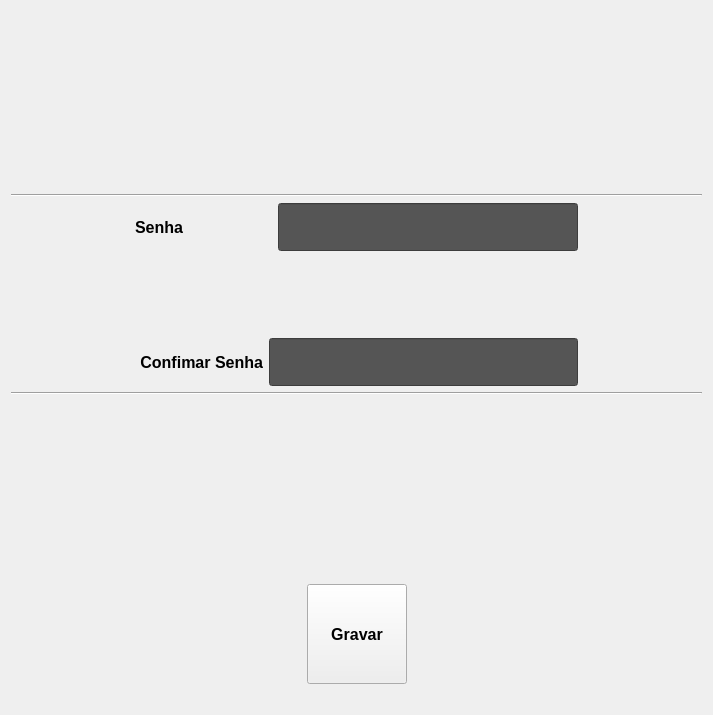
<?xml version="1.0" encoding="UTF-8"?>
<ui version="4.0">
 <class>FormFirstAccess</class>
 <widget class="QWidget" name="FormFirstAccess">
  <property name="geometry">
   <rect>
    <x>0</x>
    <y>0</y>
    <width>713</width>
    <height>715</height>
   </rect>
  </property>
  <property name="windowTitle">
   <string>Form</string>
  </property>
  <layout class="QHBoxLayout" name="horizontalLayout_5">
   <item>
    <layout class="QVBoxLayout" name="verticalLayout_2">
     <item>
      <spacer name="verticalSpacer_2">
       <property name="orientation">
        <enum>Qt::Vertical</enum>
       </property>
       <property name="sizeHint" stdset="0">
        <size>
         <width>20</width>
         <height>40</height>
        </size>
       </property>
      </spacer>
     </item>
     <item>
      <widget class="Line" name="line">
       <property name="orientation">
        <enum>Qt::Horizontal</enum>
       </property>
      </widget>
     </item>
     <item>
      <layout class="QHBoxLayout" name="horizontalLayout_4">
       <item>
        <spacer name="horizontalSpacer_6">
         <property name="orientation">
          <enum>Qt::Horizontal</enum>
         </property>
         <property name="sizeHint" stdset="0">
          <size>
           <width>40</width>
           <height>20</height>
          </size>
         </property>
        </spacer>
       </item>
       <item>
        <layout class="QVBoxLayout" name="verticalLayout">
         <item>
          <layout class="QHBoxLayout" name="horizontalLayout_2">
           <item>
            <widget class="QLabel" name="label_2">
             <property name="minimumSize">
              <size>
               <width>120</width>
               <height>48</height>
              </size>
             </property>
             <property name="maximumSize">
              <size>
               <width>150</width>
               <height>48</height>
              </size>
             </property>
             <property name="font">
              <font>
               <pointsize>12</pointsize>
               <weight>75</weight>
               <bold>true</bold>
              </font>
             </property>
             <property name="text">
              <string>Senha                    </string>
             </property>
             <property name="alignment">
              <set>Qt::AlignLeading|Qt::AlignLeft|Qt::AlignVCenter</set>
             </property>
            </widget>
           </item>
           <item>
            <widget class="QLineEdit" name="le_password">
             <property name="enabled">
              <bool>false</bool>
             </property>
             <property name="minimumSize">
              <size>
               <width>300</width>
               <height>48</height>
              </size>
             </property>
             <property name="font">
              <font>
               <pointsize>15</pointsize>
              </font>
             </property>
             <property name="styleSheet">
              <string notr="true">background-color: rgb(85, 85, 85);
color: rgb(255, 255, 255);</string>
             </property>
             <property name="text">
              <string/>
             </property>
             <property name="maxLength">
              <number>16</number>
             </property>
             <property name="echoMode">
              <enum>QLineEdit::Password</enum>
             </property>
             <property name="alignment">
              <set>Qt::AlignCenter</set>
             </property>
             <property name="readOnly">
              <bool>true</bool>
             </property>
            </widget>
           </item>
          </layout>
         </item>
         <item>
          <spacer name="verticalSpacer_4">
           <property name="orientation">
            <enum>Qt::Vertical</enum>
           </property>
           <property name="sizeType">
            <enum>QSizePolicy::Expanding</enum>
           </property>
           <property name="sizeHint" stdset="0">
            <size>
             <width>20</width>
             <height>5</height>
            </size>
           </property>
          </spacer>
         </item>
         <item>
          <layout class="QHBoxLayout" name="horizontalLayout_3">
           <item>
            <widget class="QLabel" name="label_3">
             <property name="minimumSize">
              <size>
               <width>120</width>
               <height>48</height>
              </size>
             </property>
             <property name="maximumSize">
              <size>
               <width>150</width>
               <height>48</height>
              </size>
             </property>
             <property name="font">
              <font>
               <pointsize>12</pointsize>
               <weight>75</weight>
               <bold>true</bold>
              </font>
             </property>
             <property name="text">
              <string> Confimar Senha</string>
             </property>
             <property name="alignment">
              <set>Qt::AlignRight|Qt::AlignTrailing|Qt::AlignVCenter</set>
             </property>
            </widget>
           </item>
           <item>
            <widget class="QLineEdit" name="le_password_confirm">
             <property name="enabled">
              <bool>false</bool>
             </property>
             <property name="minimumSize">
              <size>
               <width>300</width>
               <height>48</height>
              </size>
             </property>
             <property name="font">
              <font>
               <pointsize>15</pointsize>
              </font>
             </property>
             <property name="styleSheet">
              <string notr="true">background-color: rgb(85, 85, 85);
color: rgb(255, 255, 255);</string>
             </property>
             <property name="text">
              <string/>
             </property>
             <property name="maxLength">
              <number>16</number>
             </property>
             <property name="echoMode">
              <enum>QLineEdit::Password</enum>
             </property>
             <property name="alignment">
              <set>Qt::AlignCenter</set>
             </property>
             <property name="readOnly">
              <bool>true</bool>
             </property>
            </widget>
           </item>
          </layout>
         </item>
        </layout>
       </item>
       <item>
        <spacer name="horizontalSpacer_7">
         <property name="orientation">
          <enum>Qt::Horizontal</enum>
         </property>
         <property name="sizeType">
          <enum>QSizePolicy::Expanding</enum>
         </property>
         <property name="sizeHint" stdset="0">
          <size>
           <width>40</width>
           <height>20</height>
          </size>
         </property>
        </spacer>
       </item>
      </layout>
     </item>
     <item>
      <widget class="Line" name="line_2">
       <property name="orientation">
        <enum>Qt::Horizontal</enum>
       </property>
      </widget>
     </item>
     <item>
      <spacer name="verticalSpacer_3">
       <property name="orientation">
        <enum>Qt::Vertical</enum>
       </property>
       <property name="sizeHint" stdset="0">
        <size>
         <width>20</width>
         <height>40</height>
        </size>
       </property>
      </spacer>
     </item>
     <item>
      <layout class="QHBoxLayout" name="horizontalLayout">
       <item>
        <spacer name="horizontalSpacer_4">
         <property name="orientation">
          <enum>Qt::Horizontal</enum>
         </property>
         <property name="sizeHint" stdset="0">
          <size>
           <width>40</width>
           <height>20</height>
          </size>
         </property>
        </spacer>
       </item>
       <item>
        <widget class="ButtonBeR" name="btn_save">
         <property name="minimumSize">
          <size>
           <width>100</width>
           <height>100</height>
          </size>
         </property>
         <property name="font">
          <font>
           <pointsize>12</pointsize>
           <weight>75</weight>
           <bold>true</bold>
          </font>
         </property>
         <property name="text">
          <string>Gravar</string>
         </property>
         <property name="icon">
          <iconset resource="../res/icons.qrc">
           <normaloff>:/icons/MD-disc-3-5.png</normaloff>:/icons/MD-disc-3-5.png</iconset>
         </property>
         <property name="iconSize">
          <size>
           <width>32</width>
           <height>32</height>
          </size>
         </property>
         <property name="bgIcon">
          <iconset resource="../res/icons.qrc">
           <normaloff>:/icons/bt-blank.png</normaloff>
           <normalon>:/icons/bt-blank_pressed.png</normalon>:/icons/bt-blank.png</iconset>
         </property>
         <property name="bgIconSize">
          <size>
           <width>80</width>
           <height>80</height>
          </size>
         </property>
        </widget>
       </item>
       <item>
        <spacer name="horizontalSpacer_3">
         <property name="orientation">
          <enum>Qt::Horizontal</enum>
         </property>
         <property name="sizeHint" stdset="0">
          <size>
           <width>40</width>
           <height>20</height>
          </size>
         </property>
        </spacer>
       </item>
      </layout>
     </item>
     <item>
      <spacer name="verticalSpacer">
       <property name="orientation">
        <enum>Qt::Vertical</enum>
       </property>
       <property name="sizeType">
        <enum>QSizePolicy::Fixed</enum>
       </property>
       <property name="sizeHint" stdset="0">
        <size>
         <width>20</width>
         <height>20</height>
        </size>
       </property>
      </spacer>
     </item>
    </layout>
   </item>
  </layout>
 </widget>
 <customwidgets>
  <customwidget>
   <class>ButtonBeR</class>
   <extends>QPushButton</extends>
   <header>buttonber.h</header>
  </customwidget>
 </customwidgets>
 <resources>
  <include location="../res/icons.qrc"/>
 </resources>
 <connections/>
</ui>
